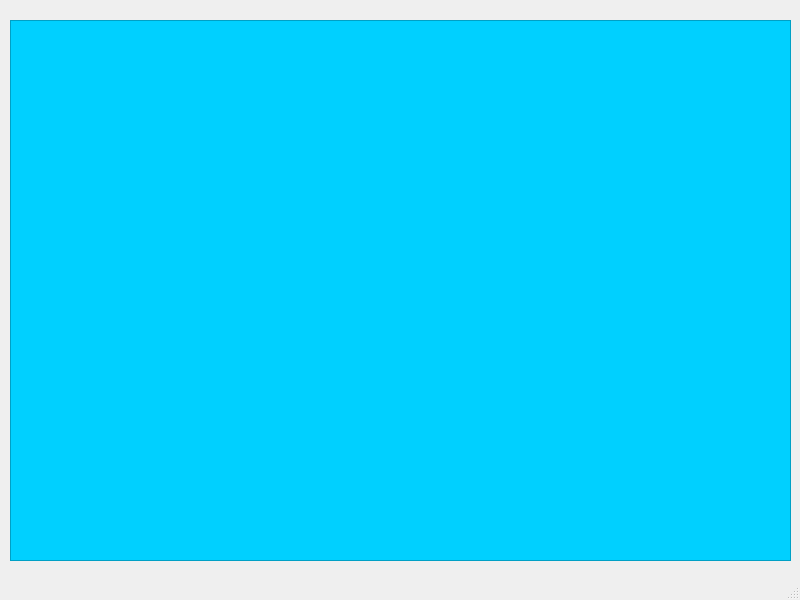
<?xml version="1.0" encoding="UTF-8"?>
<ui version="4.0">
 <class>MainWindow</class>
 <widget class="QMainWindow" name="MainWindow">
  <property name="geometry">
   <rect>
    <x>0</x>
    <y>0</y>
    <width>800</width>
    <height>600</height>
   </rect>
  </property>
  <property name="windowTitle">
   <string>MainWindow</string>
  </property>
  <widget class="QWidget" name="centralwidget">
   <widget class="QGraphicsView" name="graphicsView">
    <property name="geometry">
     <rect>
      <x>10</x>
      <y>20</y>
      <width>781</width>
      <height>541</height>
     </rect>
    </property>
    <property name="styleSheet">
     <string notr="true">background-color: rgb(0, 208, 255);</string>
    </property>
   </widget>
  </widget>
  <widget class="QMenuBar" name="menubar">
   <property name="geometry">
    <rect>
     <x>0</x>
     <y>0</y>
     <width>800</width>
     <height>21</height>
    </rect>
   </property>
  </widget>
  <widget class="QStatusBar" name="statusbar"/>
 </widget>
 <resources/>
 <connections/>
</ui>
